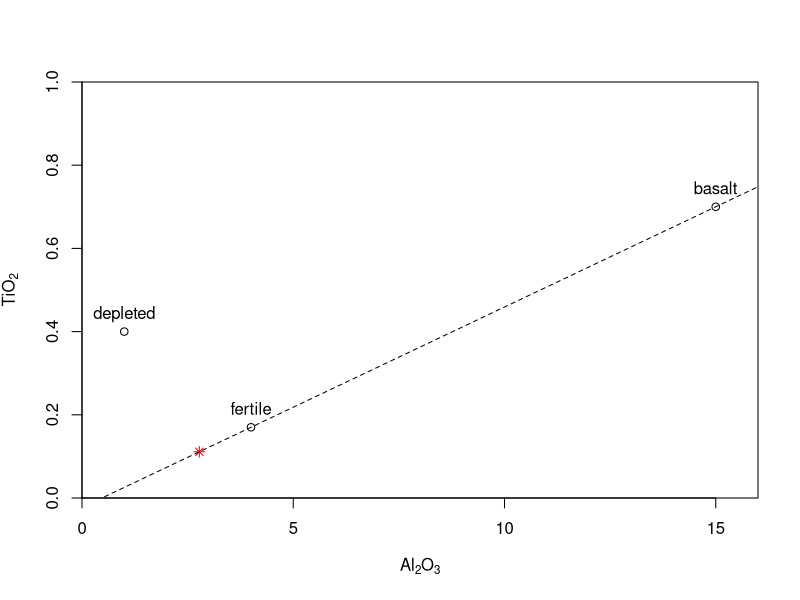

Reproduce this figure in R.
# Build matrix with two columns of the input data, fill along rows
qq <- matrix(c(15,0.7,4,0.17,1,0.4),ncol=2,byrow=TRUE)
colnames(qq) <- c("Al2O3","TiO2")
rownames(qq) <- c("basalt","fertile","depleted")

# Plot the diagram
plot(qq[,"Al2O3"],qq[,"TiO2"],xlim=c(0,16),ylim=c(0,1),xlab=expression(Al[2]*O[3]),ylab=expression(TiO[2]),xaxs="i",yaxs="i")# no extra space at axes
text(qq[,1],qq[,2]+0.03,rownames(qq),adj=c(0.5,0))
ff<-0.1                     # degree of melting
residue <-(qq["fertile",]-ff*qq["basalt",])/(1-ff) # [Eq.(8.3)]
points(residue[1],residue[2],pch=8,col="red")
print(residue,3)

# Define the melting trend by slope and intercept
b<-(qq["basalt",2]-qq["fertile",2])/(qq["basalt",1]-qq["fertile",1])# slope of the melting trend
a<- qq["basalt",2]-b*qq["basalt",1]
abline(a,b,lty="dashed")    # plot a straight line
